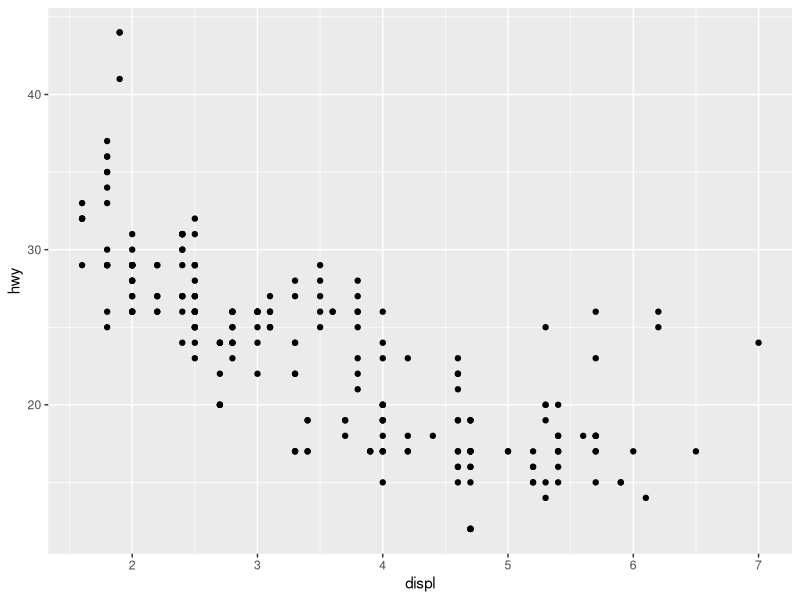
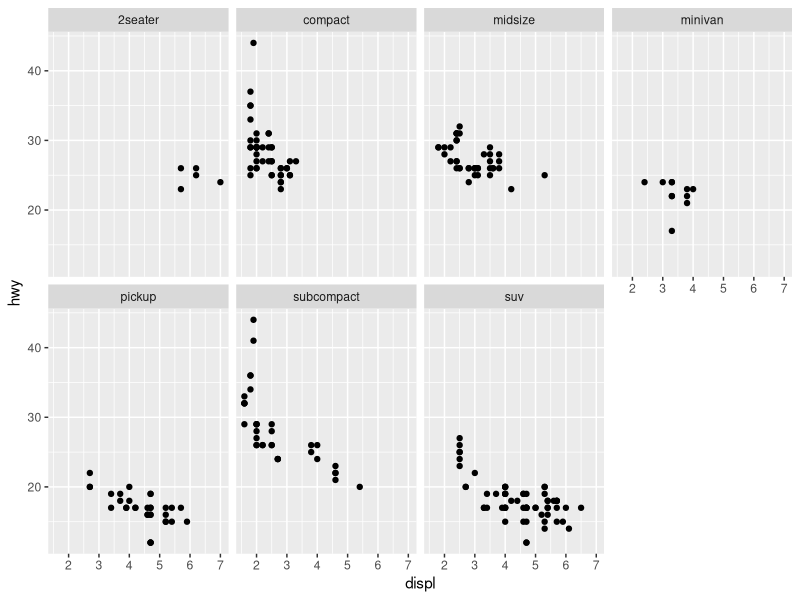
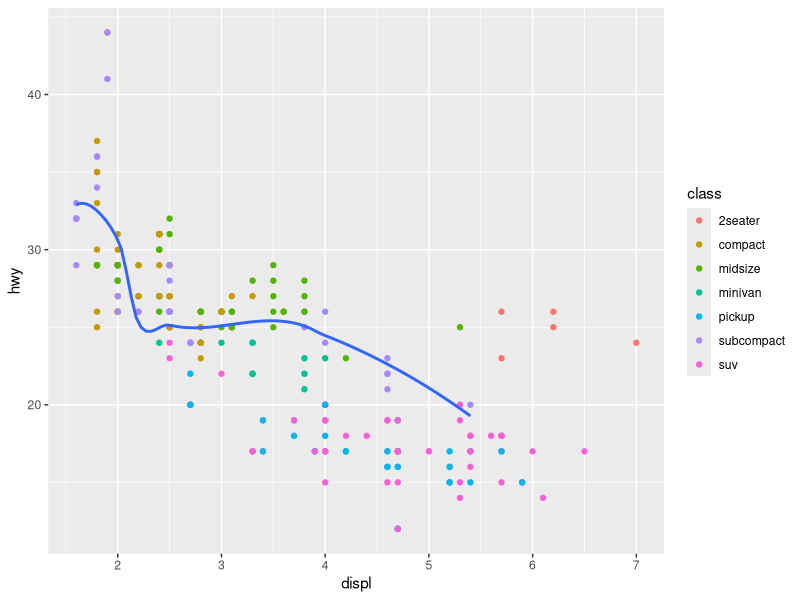
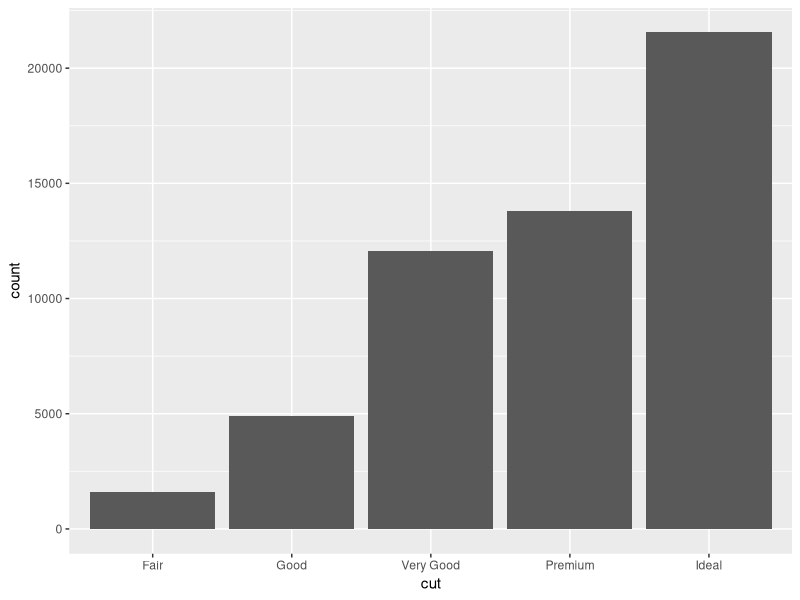
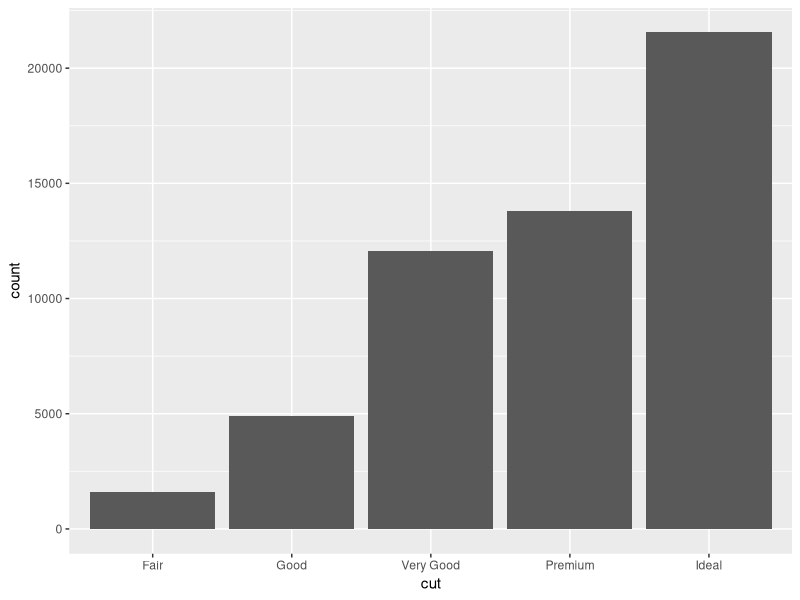
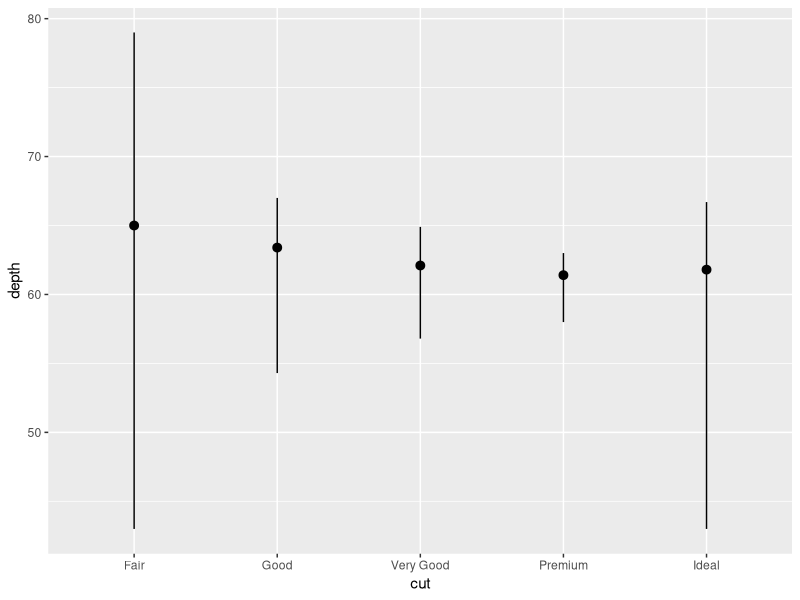
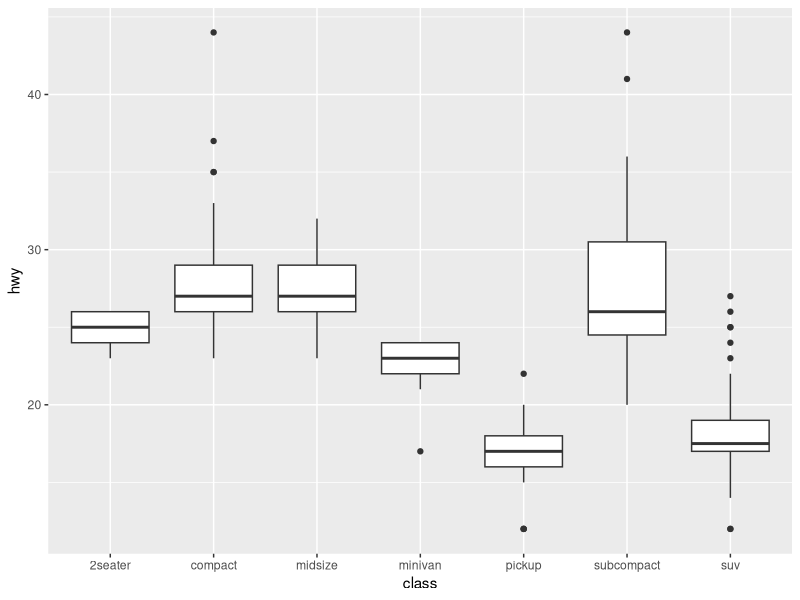
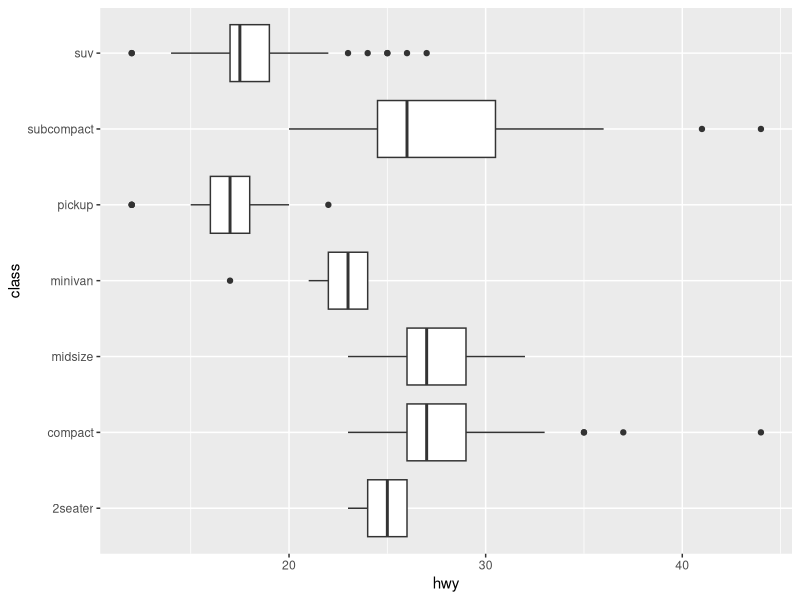

Generate these figures, in order, with R:
#Book Reference :  https://r4ds.had.co.nz/ - R for Data Science
library(tidyverse) #Collection of R package designed for data science


#Basic template to draw a graph

# ggplot(data = <DATA>) + 
#   <GEOM_FUNCTION>(mapping = aes(<MAPPINGS>))

# Template with additional components for plotting

# ggplot(data = <DATA>) + 
#   <GEOM_FUNCTION>(
#     mapping = aes(<MAPPINGS>),
#     stat = <STAT>, 
#     position = <POSITION>
#   ) +
#   <COORDINATE_FUNCTION> +
#   <FACET_FUNCTION>

#Basic point graph with x and y lable 
ggplot(data = mpg) + 
  geom_point(mapping = aes(x = displ, y = hwy))

# Facets - subplots that each display one subset of the data
ggplot(data = mpg) + 
  geom_point(mapping = aes(x = displ, y = hwy)) + 
  facet_wrap(~ class, nrow = 2)

#Overriding global variable with local variables 
ggplot(data = mpg, mapping = aes(x = displ, y = hwy)) +  #Define data element here 
  geom_point(mapping = aes(color = class)) + 
  geom_smooth(data = filter(mpg, class == "subcompact"), se = FALSE) #Overrides data element

#Bar graph and/or stat count graph
ggplot(data = diamonds) + 
  geom_bar(mapping = aes(x = cut))

ggplot(data = diamonds) + 
  stat_count(mapping = aes(x = cut))

#Plotting summary plot
ggplot(data = diamonds) + 
  stat_summary(
    mapping = aes(x = cut, y = depth),
    fun.ymin = min,
    fun.ymax = max,
    fun.y = median
  )

#Boxplot 
ggplot(data = mpg, mapping = aes(x = class, y = hwy)) + 
  geom_boxplot()
ggplot(data = mpg, mapping = aes(x = class, y = hwy)) + 
  geom_boxplot() +
  coord_flip()

#Polar graph
# coord_polar() It uses polar co-rodinates. connection between a bar chart and a Coxcomb chart.
bar <- ggplot(data = diamonds) + 
  geom_bar(
    mapping = aes(x = cut, fill = cut), 
    show.legend = FALSE,
    width = 1
  ) + 
  theme(aspect.ratio = 1) +
  labs(x = NULL, y = NULL)

bar + coord_flip()
bar + coord_polar()